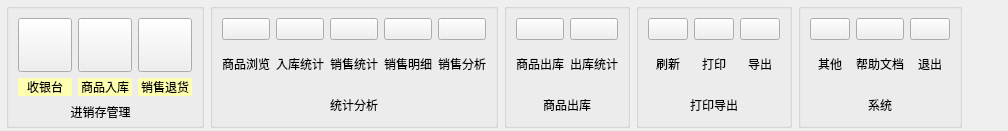
         <widget class="QWidget" name="tab">
          <attribute name="title">
           <string>进销存</string>
          </attribute>
          <layout class="QHBoxLayout" name="horizontalLayout_2">
           <property name="leftMargin">
            <number>6</number>
           </property>
           <property name="topMargin">
            <number>3</number>
           </property>
           <property name="rightMargin">
            <number>6</number>
           </property>
           <property name="bottomMargin">
            <number>3</number>
           </property>
           <item>
            <widget class="QGroupBox" name="groupBox">
             <property name="styleSheet">
              <string notr="true"/>
             </property>
             <property name="title">
              <string/>
             </property>
             <layout class="QGridLayout" name="gridLayout">
              <property name="bottomMargin">
               <number>3</number>
              </property>
              <item row="0" column="0">
               <widget class="QPushButton" name="checkoutButton">
                <property name="minimumSize">
                 <size>
                  <width>54</width>
                  <height>54</height>
                 </size>
                </property>
                <property name="maximumSize">
                 <size>
                  <width>54</width>
                  <height>54</height>
                 </size>
                </property>
                <property name="sizeIncrement">
                 <size>
                  <width>30</width>
                  <height>0</height>
                 </size>
                </property>
                <property name="styleSheet">
                 <string notr="true">border-image: url(:/image/收银台.png);</string>
                </property>
                <property name="text">
                 <string/>
                </property>
               </widget>
              </item>
              <item row="0" column="1">
               <widget class="QPushButton" name="inStoreButton">
                <property name="minimumSize">
                 <size>
                  <width>54</width>
                  <height>54</height>
                 </size>
                </property>
                <property name="maximumSize">
                 <size>
                  <width>54</width>
                  <height>54</height>
                 </size>
                </property>
                <property name="styleSheet">
                 <string notr="true">border-image: url(:/image/商品入库.png);</string>
                </property>
                <property name="text">
                 <string/>
                </property>
               </widget>
              </item>
              <item row="0" column="2">
               <widget class="QPushButton" name="salesReturnButton">
                <property name="minimumSize">
                 <size>
                  <width>54</width>
                  <height>54</height>
                 </size>
                </property>
                <property name="maximumSize">
                 <size>
                  <width>54</width>
                  <height>54</height>
                 </size>
                </property>
                <property name="styleSheet">
                 <string notr="true">border-image: url(:/image/销售退货.png);</string>
                </property>
                <property name="text">
                 <string/>
                </property>
               </widget>
              </item>
              <item row="1" column="0">
               <widget class="QLabel" name="label_72">
                <property name="minimumSize">
                 <size>
                  <width>0</width>
                  <height>0</height>
                 </size>
                </property>
                <property name="styleSheet">
                 <string notr="true">background-color: rgb(255, 255, 178);</string>
                </property>
                <property name="text">
                 <string>收银台</string>
                </property>
                <property name="alignment">
                 <set>Qt::AlignCenter</set>
                </property>
               </widget>
              </item>
              <item row="1" column="1">
               <widget class="QLabel" name="label_73">
                <property name="styleSheet">
                 <string notr="true">background-color: rgb(255, 255, 178);</string>
                </property>
                <property name="text">
                 <string>商品入库</string>
                </property>
                <property name="alignment">
                 <set>Qt::AlignCenter</set>
                </property>
               </widget>
              </item>
              <item row="1" column="2">
               <widget class="QLabel" name="label_86">
                <property name="styleSheet">
                 <string notr="true">background-color: rgb(255, 255, 178);</string>
                </property>
                <property name="text">
                 <string>销售退货</string>
                </property>
                <property name="alignment">
                 <set>Qt::AlignCenter</set>
                </property>
               </widget>
              </item>
              <item row="2" column="0" colspan="3">
               <widget class="QLabel" name="label">
                <property name="minimumSize">
                 <size>
                  <width>0</width>
                  <height>20</height>
                 </size>
                </property>
                <property name="maximumSize">
                 <size>
                  <width>165</width>
                  <height>16777215</height>
                 </size>
                </property>
                <property name="styleSheet">
                 <string notr="true"/>
                </property>
                <property name="text">
                 <string>进销存管理</string>
                </property>
                <property name="alignment">
                 <set>Qt::AlignCenter</set>
                </property>
               </widget>
              </item>
             </layout>
            </widget>
           </item>
           <item>
            <widget class="QGroupBox" name="groupBox_2">
             <property name="title">
              <string/>
             </property>
             <layout class="QGridLayout" name="gridLayout_2">
              <property name="bottomMargin">
               <number>3</number>
              </property>
              <item row="0" column="3">
               <widget class="QPushButton" name="saleDetailButton">
                <property name="styleSheet">
                 <string notr="true">border-image: url(:/image/销售明细.png);</string>
                </property>
                <property name="text">
                 <string/>
                </property>
               </widget>
              </item>
              <item row="0" column="4">
               <widget class="QPushButton" name="saleAnalysisButton">
                <property name="styleSheet">
                 <string notr="true">border-image: url(:/image/销售分析.png);</string>
                </property>
                <property name="text">
                 <string/>
                </property>
               </widget>
              </item>
              <item row="2" column="0" colspan="5">
               <widget class="QLabel" name="label_2">
                <property name="maximumSize">
                 <size>
                  <width>1677215</width>
                  <height>16777215</height>
                 </size>
                </property>
                <property name="text">
                 <string>统计分析</string>
                </property>
                <property name="alignment">
                 <set>Qt::AlignCenter</set>
                </property>
               </widget>
              </item>
              <item row="0" column="0">
               <widget class="QPushButton" name="scanButton">
                <property name="styleSheet">
                 <string notr="true">border-image: url(:/image/商品浏览.png);</string>
                </property>
                <property name="text">
                 <string/>
                </property>
               </widget>
              </item>
              <item row="0" column="1">
               <widget class="QPushButton" name="instoreStatisticsButton">
                <property name="styleSheet">
                 <string notr="true">border-image: url(:/image/入库统计.png);</string>
                </property>
                <property name="text">
                 <string/>
                </property>
               </widget>
              </item>
              <item row="0" column="2">
               <widget class="QPushButton" name="saleStatisticsButton">
                <property name="styleSheet">
                 <string notr="true">border-image: url(:/image/销售统计.png);</string>
                </property>
                <property name="text">
                 <string/>
                </property>
               </widget>
              </item>
              <item row="1" column="1">
               <widget class="QLabel" name="label_88">
                <property name="text">
                 <string>入库统计</string>
                </property>
                <property name="alignment">
                 <set>Qt::AlignCenter</set>
                </property>
               </widget>
              </item>
              <item row="1" column="2">
               <widget class="QLabel" name="label_89">
                <property name="text">
                 <string>销售统计</string>
                </property>
                <property name="alignment">
                 <set>Qt::AlignCenter</set>
                </property>
               </widget>
              </item>
              <item row="1" column="3">
               <widget class="QLabel" name="label_90">
                <property name="text">
                 <string>销售明细</string>
                </property>
                <property name="alignment">
                 <set>Qt::AlignCenter</set>
                </property>
               </widget>
              </item>
              <item row="1" column="4">
               <widget class="QLabel" name="label_91">
                <property name="text">
                 <string>销售分析</string>
                </property>
                <property name="alignment">
                 <set>Qt::AlignCenter</set>
                </property>
               </widget>
              </item>
              <item row="1" column="0">
               <widget class="QLabel" name="label_87">
                <property name="text">
                 <string>商品浏览</string>
                </property>
                <property name="alignment">
                 <set>Qt::AlignCenter</set>
                </property>
               </widget>
              </item>
             </layout>
            </widget>
           </item>
           <item>
            <widget class="QGroupBox" name="groupBox_4">
             <property name="title">
              <string/>
             </property>
             <layout class="QGridLayout" name="gridLayout_3">
              <property name="bottomMargin">
               <number>3</number>
              </property>
              <item row="2" column="0" colspan="2">
               <widget class="QLabel" name="label_3">
                <property name="maximumSize">
                 <size>
                  <width>110</width>
                  <height>16777215</height>
                 </size>
                </property>
                <property name="text">
                 <string>商品出库</string>
                </property>
                <property name="alignment">
                 <set>Qt::AlignCenter</set>
                </property>
               </widget>
              </item>
              <item row="0" column="1">
               <widget class="QPushButton" name="outstoreStatisticsButton">
                <property name="styleSheet">
                 <string notr="true">border-image: url(:/image/出库统计.png);</string>
                </property>
                <property name="text">
                 <string/>
                </property>
               </widget>
              </item>
              <item row="0" column="0">
               <widget class="QPushButton" name="outstoreButton">
                <property name="styleSheet">
                 <string notr="true">border-image: url(:/image/商品出库.png);</string>
                </property>
                <property name="text">
                 <string/>
                </property>
               </widget>
              </item>
              <item row="1" column="0">
               <widget class="QLabel" name="label_92">
                <property name="text">
                 <string>商品出库</string>
                </property>
                <property name="alignment">
                 <set>Qt::AlignCenter</set>
                </property>
               </widget>
              </item>
              <item row="1" column="1">
               <widget class="QLabel" name="label_93">
                <property name="text">
                 <string>出库统计</string>
                </property>
                <property name="alignment">
                 <set>Qt::AlignCenter</set>
                </property>
               </widget>
              </item>
             </layout>
            </widget>
           </item>
           <item>
            <widget class="QGroupBox" name="groupBox_10">
             <property name="title">
              <string/>
             </property>
             <layout class="QGridLayout" name="gridLayout_4">
              <property name="bottomMargin">
               <number>3</number>
              </property>
              <item row="2" column="0" colspan="3">
               <widget class="QLabel" name="label_4">
                <property name="maximumSize">
                 <size>
                  <width>165</width>
                  <height>16777215</height>
                 </size>
                </property>
                <property name="text">
                 <string>打印导出</string>
                </property>
                <property name="alignment">
                 <set>Qt::AlignCenter</set>
                </property>
               </widget>
              </item>
              <item row="0" column="0">
               <widget class="QPushButton" name="refreshButton">
                <property name="styleSheet">
                 <string notr="true">border-image: url(:/image/刷新.png);</string>
                </property>
                <property name="text">
                 <string/>
                </property>
               </widget>
              </item>
              <item row="0" column="1">
               <widget class="QPushButton" name="paintButton">
                <property name="styleSheet">
                 <string notr="true">border-image: url(:/image/打印.png);</string>
                </property>
                <property name="text">
                 <string/>
                </property>
               </widget>
              </item>
              <item row="0" column="2">
               <widget class="QPushButton" name="exportButton">
                <property name="styleSheet">
                 <string notr="true">border-image: url(:/image/image/clock128.ico);
border-image: url(:/image/导出.png);</string>
                </property>
                <property name="text">
                 <string/>
                </property>
               </widget>
              </item>
              <item row="1" column="0">
               <widget class="QLabel" name="label_94">
                <property name="text">
                 <string>刷新</string>
                </property>
                <property name="alignment">
                 <set>Qt::AlignCenter</set>
                </property>
               </widget>
              </item>
              <item row="1" column="1">
               <widget class="QLabel" name="label_95">
                <property name="text">
                 <string>打印</string>
                </property>
                <property name="alignment">
                 <set>Qt::AlignCenter</set>
                </property>
               </widget>
              </item>
              <item row="1" column="2">
               <widget class="QLabel" name="label_96">
                <property name="text">
                 <string>导出</string>
                </property>
                <property name="alignment">
                 <set>Qt::AlignCenter</set>
                </property>
               </widget>
              </item>
             </layout>
            </widget>
           </item>
           <item>
            <widget class="QGroupBox" name="groupBox_3">
             <property name="title">
              <string/>
             </property>
             <layout class="QGridLayout" name="gridLayout_5">
              <property name="bottomMargin">
               <number>3</number>
              </property>
              <item row="0" column="0">
               <widget class="QMenuButton" name="otherButton">
                <property name="styleSheet">
                 <string notr="true">QMenuButton#otherButton{
	border-image: url(:/image/其他.png);
}</string>
                </property>
                <property name="text">
                 <string/>
                </property>
               </widget>
              </item>
              <item row="0" column="1">
               <widget class="QPushButton" name="helpButton">
                <property name="styleSheet">
                 <string notr="true">border-image: url(:/image/帮助.png);</string>
                </property>
                <property name="text">
                 <string/>
                </property>
               </widget>
              </item>
              <item row="0" column="2">
               <widget class="QPushButton" name="outButton">
                <property name="styleSheet">
                 <string notr="true">border-image: url(:/image/退出.png);</string>
                </property>
                <property name="text">
                 <string/>
                </property>
               </widget>
              </item>
              <item row="2" column="0" colspan="3">
               <widget class="QLabel" name="label_5">
                <property name="maximumSize">
                 <size>
                  <width>165</width>
                  <height>16777215</height>
                 </size>
                </property>
                <property name="text">
                 <string>系统</string>
                </property>
                <property name="alignment">
                 <set>Qt::AlignCenter</set>
                </property>
               </widget>
              </item>
              <item row="1" column="0">
               <widget class="QLabel" name="label_97">
                <property name="text">
                 <string>其他</string>
                </property>
                <property name="alignment">
                 <set>Qt::AlignCenter</set>
                </property>
               </widget>
              </item>
              <item row="1" column="1">
               <widget class="QLabel" name="label_98">
                <property name="text">
                 <string>帮助文档</string>
                </property>
                <property name="alignment">
                 <set>Qt::AlignCenter</set>
                </property>
               </widget>
              </item>
              <item row="1" column="2">
               <widget class="QLabel" name="label_99">
                <property name="text">
                 <string>退出</string>
                </property>
                <property name="alignment">
                 <set>Qt::AlignCenter</set>
                </property>
               </widget>
              </item>
             </layout>
            </widget>
           </item>
           <item>
            <spacer name="horizontalSpacer">
             <property name="orientation">
              <enum>Qt::Horizontal</enum>
             </property>
             <property name="sizeHint" stdset="0">
              <size>
               <width>40</width>
               <height>20</height>
              </size>
             </property>
            </spacer>
           </item>
          </layout>
         </widget>
